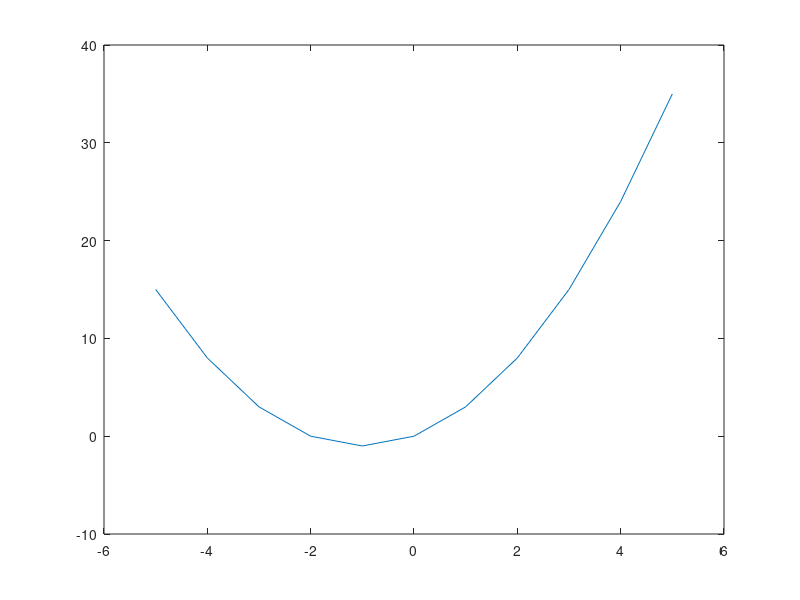

MATLAB code for this plot:
clear
clc

% membuat array dengan increment
a = 1:5;

% dengan perubahan stepnya
b = 1:.5:5;

% for loop

for i = 1:.5:5
    i;
    %disp('satu loop');
end

% misalkan y = x^2 + 2x
% misalkan x = -5:5

% for loop untuk studi kasus di atas

x = -5:5;
y = [];

for i = 1:length(x)
   y(i) = x(i)^2 + 2*x(i); 
end

plot(x,y);
    
    
    
    
    
    
    
    
    
    
    
